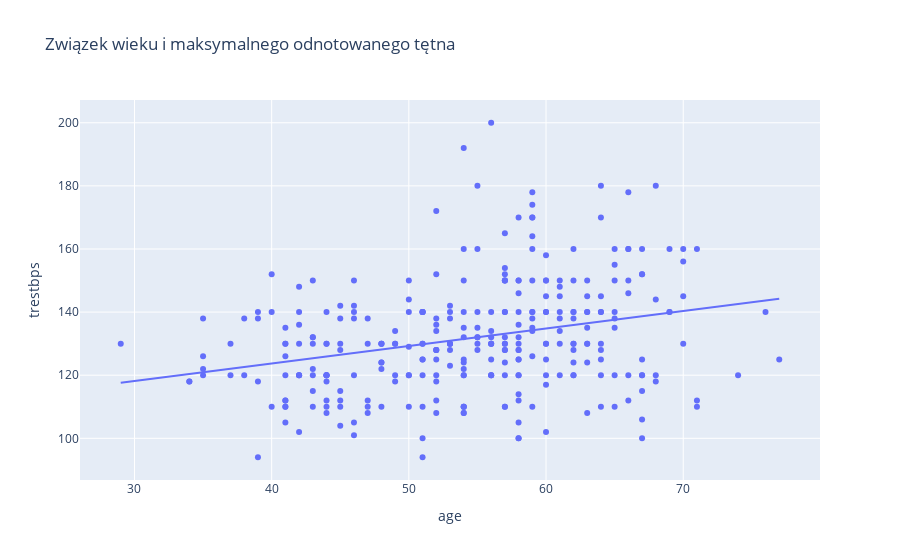

Notebook code cell kept with this figure:
### Code cell
px.scatter(df,  "age", "trestbps",trendline='ols', title= "Związek wieku i maksymalnego odnotowanego tętna")

### Figure 1 — Plotly figure (JSON) as saved in the notebook; plotly's stock layout.template omitted (floating-point values rounded to 4 significant figures; data arrays with more than 128 entries replaced by an {"elided": "..."} marker saying what was removed)
{"data": [{"hovertemplate": "age=%{x}<br>trestbps=%{y}<extra></extra>", "legendgroup": "", "marker": {"color": "#636efa", "symbol": "circle"}, "mode": "markers", "name": "", "orientation": "v", "showlegend": false, "type": "scatter", "x": {"elided": "303 int values"}, "xaxis": "x", "y": {"elided": "303 int values"}, "yaxis": "y"}, {"hovertemplate": "<b>OLS trendline</b><br>trestbps = 0.554836 * age + 101.485<br>R<sup>2</sup>=0.081194<br><br>age=%{x}<br>trestbps=%{y} <b>(trend)</b><extra></extra>", "legendgroup": "", "marker": {"color": "#636efa", "symbol": "circle"}, "mode": "lines", "name": "", "showlegend": false, "type": "scatter", "x": {"elided": "303 int values"}, "xaxis": "x", "y": {"elided": "303 float values"}, "yaxis": "y"}], "layout": {"legend": {"tracegroupgap": 0}, "title": {"text": "Związek wieku i maksymalnego odnotowanego tętna"}, "xaxis": {"anchor": "y", "domain": [0, 1], "title": {"text": "age"}}, "yaxis": {"anchor": "x", "domain": [0, 1], "title": {"text": "trestbps"}}}}
